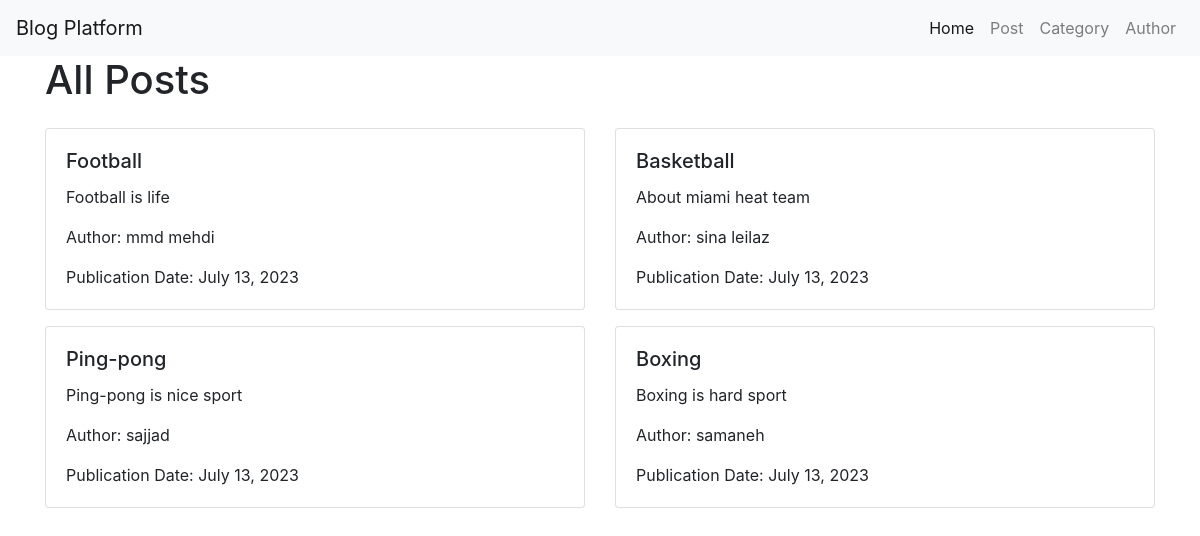
/posts/, run on the app's committed database.
### blogapp/models.py (models this page shows, shortened)
class Post(models.Model):
    title=models.CharField(max_length=255,null=False)
    content=models.CharField(max_length=255,null=False)
    author=models.CharField(max_length=255,null=False)
    publication_date=models.DateField(auto_now_add=True)

### blogapp/views.py (the view)
# urls.py: path("posts/", views.all_post, name="all_post")
def all_post(request):
    posts = Post.objects.all()
    context = {"posts": posts}
    return render(request, "post.html", context)

### blogapp/templates/post.html
{% extends 'base.html' %}
{% block content %}
    <div class="container">
        <h1 class="mb-4">All Posts</h1>
        <div class="row">
            {% for post in posts %}
                <div class="col-md-6">
                    <div class="card mb-3">
                        <div class="card-body">
                            <h5 class="card-title">{{ post.title }}</h5>
                            <p class="card-text">{{ post.content }}</p>
                            <p class="card-text">Author: {{ post.author }}</p>
                            <p class="card-text">Publication Date: {{ post.publication_date }}</p>
                        </div>
                    </div>
                </div>
            {% endfor %}
        </div>
    </div>
{% endblock %}

### blogapp/templates/base.html (shortened to what this page needs)
<!DOCTYPE html>
<html lang="en">
<head>
    <link rel="stylesheet" href="https://stackpath.bootstrapcdn.com/bootstrap/4.5.0/css/bootstrap.min.css">
</head>
<body>
    <nav class="navbar navbar-expand-lg navbar-light bg-light" >
        <a class="navbar-brand" href="#">Blog Platform</a>
        <div class="collapse navbar-collapse justify-content-end" id="navbarNav">
          <ul class="navbar-nav">
            <li class="nav-item active">
              <a class="nav-link" href="#">Home</a>
            </li>
            <li class="nav-item">
              <a class="nav-link" href="{% url 'all_post' %}">Post</a>
            </li>
            <li class="nav-item">
              <a class="nav-link" href="#">Category</a>
            </li>
            <li class="nav-item">
              <a class="nav-link" href="#">Author</a>
            </li>
          </div>
      </nav>
    {% block content %}
    {% endblock content %}
</body>
</html>

### data on the page
Post: title "Football", content "Football is life", author "mmd mehdi", publication_date "July 13, 2023"
Post: title "Basketball", content "About miami heat team", author "sina leilaz", publication_date "July 13, 2023"
Post: title "Ping-pong", content "Ping-pong is nice sport", author "sajjad", publication_date "July 13, 2023"
Post: title "Boxing", content "Boxing is hard sport", author "samaneh", publication_date "July 13, 2023"
